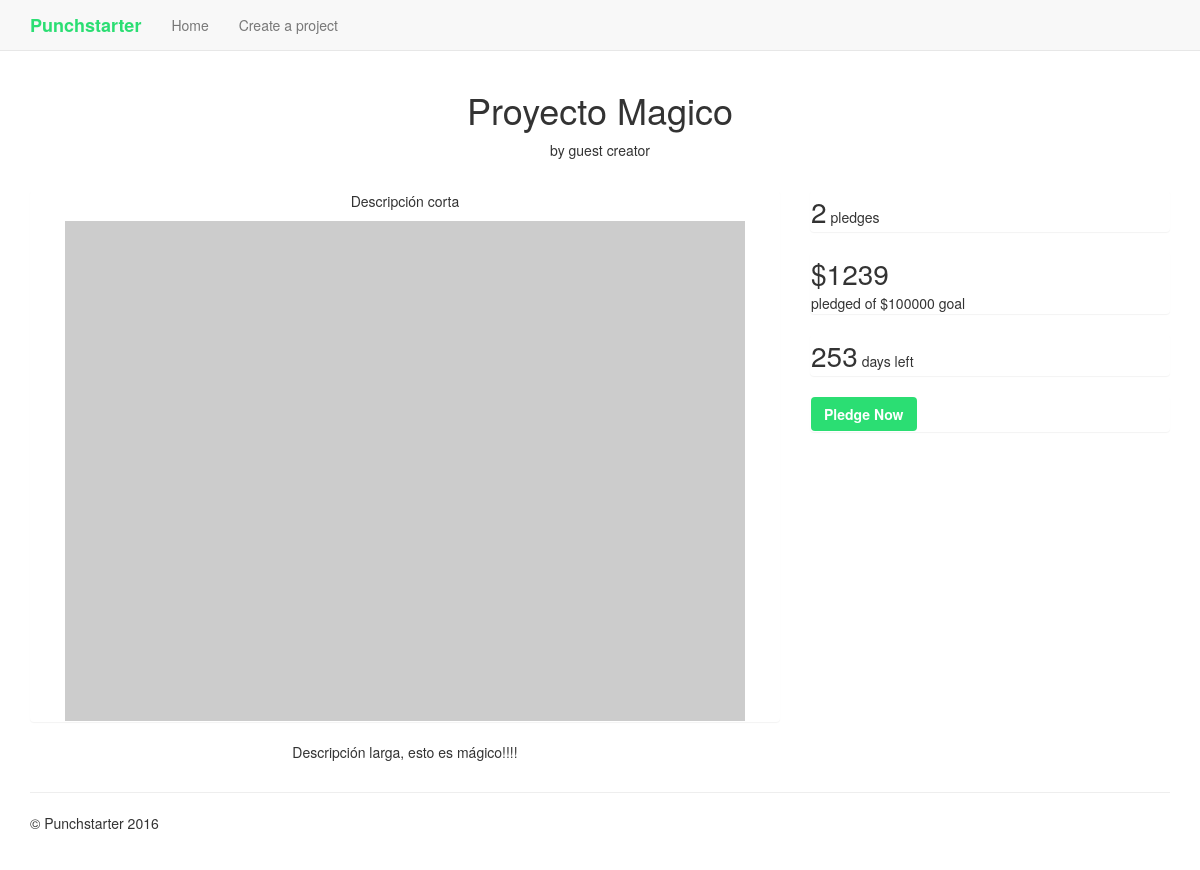
/projects/3/, run on the app's committed database.
### punchstarter/models.py (models this page shows)
class Project(db.Model):
    id = db.Column(db.Integer, primary_key=True)
    member_id = db.Column(db.Integer, db.ForeignKey('member.id'), nullable=False)
    name = db.Column(db.String(100))
    short_description = db.Column(db.Text)
    long_description = db.Column(db.Text)
    goal_amount = db.Column(db.Integer)
    time_start = db.Column(db.DateTime)
    time_end = db.Column(db.DateTime)
    time_created = db.Column(db.DateTime)
    pledges = db.relationship('Pledge', backref='project', foreign_keys='Pledge.project_id')
    @property
    def num_pledges(self):
        return len(self.pledges)
    @property
    def total_pledges(self):
        total_pledges = db.session.query(func.sum(Pledge.amount)).filter(Pledge.project_id==self.id).one()[0]
        if not total_pledges:
            total_pledges = 0
        return total_pledges
    @property
    def num_days_left(self):
        now = datetime.datetime.now()
        num_days_left = (self.time_end - now).days
        return num_days_left

class Member(db.Model):
    id = db.Column(db.Integer, primary_key=True)
    first_name = db.Column(db.String(100))
    last_name = db.Column(db.String(100))
    project = db.relationship('Project', backref='creator')
    pledges = db.relationship('Pledge', backref='pledgor', foreign_keys='Pledge.member_id')

### punchstarter/__init__.py (the view)
@app.route('/projects/<int:project_id>/')
def project_detail(project_id):
    project = db.session.query(Project).get(project_id)
    if not project:
        abort(404)
    return render_template('project_detail.html', project=project)

### punchstarter/templates/project_detail.html (shortened to what this page needs)
{% extends "base.html" %}
{% set active_page = "project_detail" %}
{% block content %}
<div class="row">
    <div class="col-sm-12">
        <h1 class="text-center"> {{ project.name }}</h1>
        <div class="text-center"> by {{ project.creator.first_name }} {{project.creator.last_name}}</div>
    </div>
</div>
<div class="col-xs-12" style="height: 30px;"></div>
<div class="row">
    <div class="col-sm-8">
        <div class="panel">
            <p class="text-center">{{ project.short_description }}</p>
            <img class="img-responsive center-block" src="http://placehold.it/680x500" width="680" height="500">
        </div>
        <div>
            <p class="text-center">{{ project.long_description }}</p>
        </div>
    </div>
    <div class="col-sm-4">
        <div class="panel">
            <span class="project-vitals">{{ project.num_pledges }}</span> pledges
        </div>
        <div class="panel">
            <span class="project-vitals">${{ project.total_pledges }}</span> <br/> pledged of ${{ project.goal_amount }} goal
        </div>
        <div class="panel">
            <span class="project-vitals">{{ project.num_days_left }}</span> days left
        </div>
        <div class="panel">
            <a href="{{ url_for('pledge', project_id=project.id) }}" class="btn btn-punchstarter">Pledge Now</a>
        </div>
    </div>
</div>
{% endblock content%}

### punchstarter/static/theme.css (style rules this page uses)
body { padding-top: 70px; padding-bottom: 30px; }
.project-vitals { font-size:2em; }
.btn-punchstarter { background-color: #2bde73; color: #FFF; font-weight: bold; }
a { color: #2bde73; }

### data on the page
Project: name "Proyecto Magico", short_description "Descripción corta", long_description "Descripción larga, esto es mágico!!!!", goal_amount "100000", num_days_left "253"
Member: creator.first_name "guest", creator.last_name "creator"

### other printed values
{{ project.num_pledges }} "2"
{{ project.total_pledges }} "1239"
